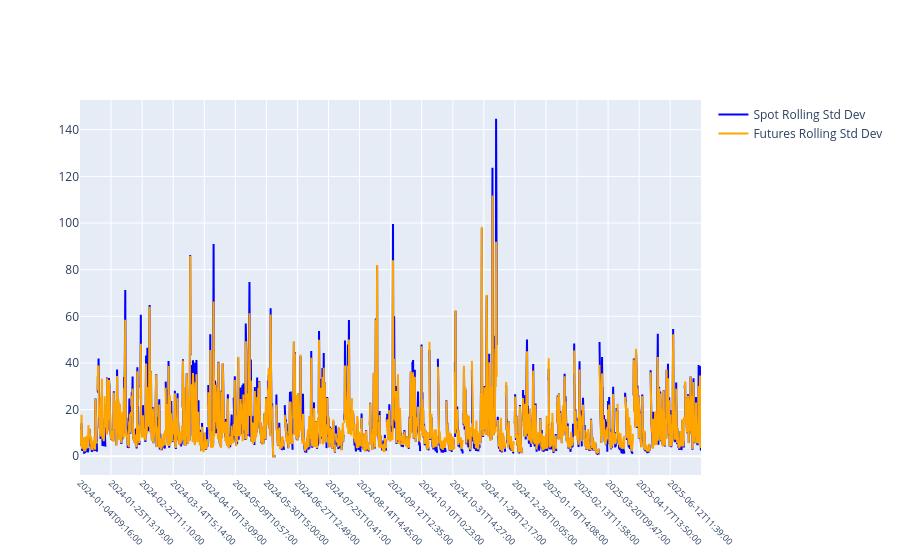

The notebook cell this image was saved under:
### Code cell
import plotly.graph_objs as go

spot_and_futures_data.index = pd.to_datetime(spot_and_futures_data.index)

rolling_window = 30  

spot_std_list = []
futures_std_list = []

for date, group in spot_and_futures_data.groupby('Date'):
    spot_std = group['Spot'].rolling(window=rolling_window).std()
    futures_std = group['Futures'].rolling(window=rolling_window).std()
    
    if not spot_std.dropna().empty:
        spot_std_list.append(spot_std)
    if not futures_std.dropna().empty:
        futures_std_list.append(futures_std)

spot_std_all = pd.concat(spot_std_list)
futures_std_all = pd.concat(futures_std_list)

trace_spot = go.Scatter(
    x=spot_std_all.index,
    y=spot_std_all,
    mode='lines',
    name='Spot Rolling Std Dev',
    line=dict(color='blue')
)

trace_futures = go.Scatter(
    x=futures_std_all.index,
    y=futures_std_all,
    mode='lines',
    name='Futures Rolling Std Dev',
    line=dict(color='orange')
)

fig = go.Figure(data=[trace_spot, trace_futures])

fig.update_layout(
    xaxis=dict(
        type='category',
        categoryorder='category ascending',
        nticks=20,                 
        tickangle=45,
        tickfont=dict(size=9),
        showgrid=True,
        tickformat='%H:%M'         
    )
)

fig.show()

### Figure 1 — Plotly figure (JSON) as saved in the notebook; plotly's stock layout.template omitted (floating-point values rounded to 4 significant figures; data arrays with more than 128 entries replaced by an {"elided": "..."} marker saying what was removed)
{"data": [{"line": {"color": "blue"}, "mode": "lines", "name": "Spot Rolling Std Dev", "type": "scatter", "x": {"elided": "27349 str values"}, "y": {"elided": "27349 float values"}}, {"line": {"color": "orange"}, "mode": "lines", "name": "Futures Rolling Std Dev", "type": "scatter", "x": {"elided": "27349 str values"}, "y": {"elided": "27349 float values"}}], "layout": {"xaxis": {"categoryorder": "category ascending", "nticks": 20, "showgrid": true, "tickangle": 45, "tickfont": {"size": 9}, "tickformat": "%H:%M", "type": "category"}}}
